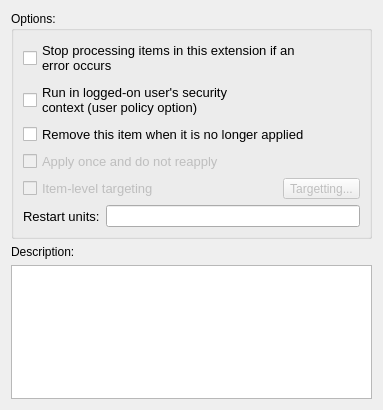
<?xml version="1.0" encoding="UTF-8"?>
<ui version="4.0">
 <class>CommonView</class>
 <widget class="QWidget" name="CommonView">
  <property name="geometry">
   <rect>
    <x>0</x>
    <y>0</y>
    <width>383</width>
    <height>410</height>
   </rect>
  </property>
  <property name="windowTitle">
   <string>Form</string>
  </property>
  <layout class="QGridLayout" name="gridLayout">
   <item row="0" column="0">
    <widget class="QGroupBox" name="groupBox">
     <property name="title">
      <string>Options:</string>
     </property>
     <layout class="QVBoxLayout" name="verticalLayout">
      <item>
       <widget class="QCheckBox" name="stopOnErrorCheckBox">
        <property name="font">
         <font>
          <pointsize>10</pointsize>
         </font>
        </property>
        <property name="text">
         <string>Stop processing items in this extension if an
error occurs</string>
        </property>
       </widget>
      </item>
      <item>
       <widget class="QCheckBox" name="userContextCheckBox">
        <property name="font">
         <font>
          <pointsize>10</pointsize>
         </font>
        </property>
        <property name="text">
         <string>Run in logged-on user's security
context (user policy option)</string>
        </property>
       </widget>
      </item>
      <item>
       <widget class="QCheckBox" name="removeThisCheckBox">
        <property name="font">
         <font>
          <pointsize>10</pointsize>
         </font>
        </property>
        <property name="text">
         <string>Remove this item when it is no longer applied</string>
        </property>
       </widget>
      </item>
      <item>
       <widget class="QCheckBox" name="applyOnceCheckBox">
        <property name="enabled">
         <bool>false</bool>
        </property>
        <property name="font">
         <font>
          <pointsize>10</pointsize>
         </font>
        </property>
        <property name="text">
         <string>Apply once and do not reapply</string>
        </property>
       </widget>
      </item>
      <item>
       <layout class="QHBoxLayout" name="horizontalLayout">
        <item>
         <widget class="QCheckBox" name="itemLevelCheckBox">
          <property name="enabled">
           <bool>false</bool>
          </property>
          <property name="font">
           <font>
            <pointsize>10</pointsize>
           </font>
          </property>
          <property name="text">
           <string>Item-level targeting</string>
          </property>
         </widget>
        </item>
        <item>
         <widget class="QToolButton" name="targetingToolButton">
          <property name="enabled">
           <bool>false</bool>
          </property>
          <property name="text">
           <string>Targetting...</string>
          </property>
         </widget>
        </item>
       </layout>
      </item>
      <item>
       <layout class="QHBoxLayout" name="horizontalLayout_2">
        <item>
         <widget class="QLabel" name="restartUnitsLabel">
          <property name="font">
           <font>
            <pointsize>10</pointsize>
           </font>
          </property>
          <property name="text">
           <string>Restart units:</string>
          </property>
         </widget>
        </item>
        <item>
         <widget class="QLineEdit" name="restartUnitsLineEdit"/>
        </item>
       </layout>
      </item>
     </layout>
    </widget>
   </item>
   <item row="1" column="0">
    <widget class="QLabel" name="descriptionLabel">
     <property name="text">
      <string>Description:</string>
     </property>
     <property name="buddy">
      <cstring>descriptionPlainTextEdit</cstring>
     </property>
    </widget>
   </item>
   <item row="2" column="0">
    <widget class="QPlainTextEdit" name="descriptionPlainTextEdit"/>
   </item>
  </layout>
 </widget>
 <resources/>
 <connections/>
</ui>
